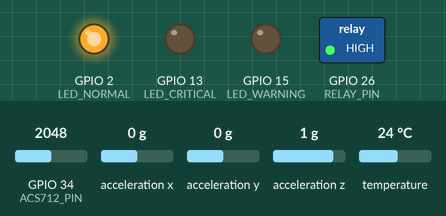
Simulated run of this sketch. Board: ESP32. Parts: switched loads named in the sketch (green lamp = pin HIGH), output pins drawn as LEDs (lit = HIGH). Wiring (inferred from the names in the program): MPU-6050 motion sensor at I2C address 0x68. Dashed ring = blinking. The inputs (shaded band) are chosen by the test bench; at power-on: temperature 24 °C, GPIO 34 (ACS712_PIN) = 2048, acceleration x 0 g, acceleration y 0 g, acceleration z 1 g. WiFi joins after 1.5 s; servers stay silent unless stated; uploads are accepted with an empty reply; storage starts empty; what the sketch prints to the serial monitor is not drawn.

Above: at 0.9 s.
4.0 s: temperature set to 36.1 °C
11.1 s: temperature set to 36.5 °C
12.6 s: GPIO 34 (ACS712_PIN) set to 216
At 12.9 s:
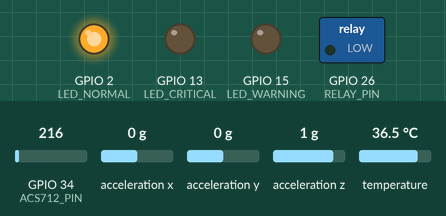
At 13.4 s:
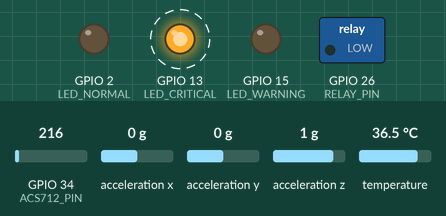
Timing chart, 0 to 22.1 s (numbered marks = the images above; inputs shaded):
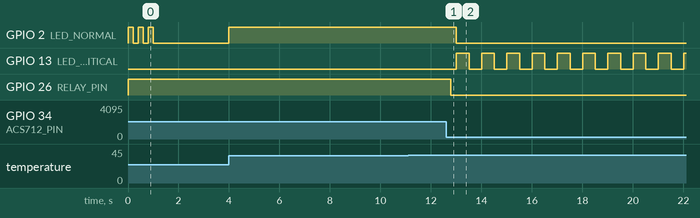

Measured:
- after the input at 4.0 s, every drawn part: stays the same
- after the input at 11.1 s, every drawn part: stays the same
- after the input at 12.6 s, GPIO 2 (LED_NORMAL): HIGH → LOW after 0.41 s; GPIO 13 (LED_CRITICAL): alternates HIGH for 0.50 s and LOW for 0.50 s, starting after 0.41 s; GPIO 26 (RELAY_PIN): HIGH → LOW after 0.19 s

The sketch:

predictai_firmware.ino
```cpp
/*
 * PredictAI — ESP32 / NodeMCU Firmware
 * ======================================
 * Reads Temperature (DS18B20), Vibration (MPU6050), Current (ACS712)
 * Runs local RUL threshold check (offline-safe)
 * Posts data to PredictAI backend via WiFi
 * Controls relay for auto-shutdown
 * Stores to SD card when offline
 *
 * Board:    ESP32 (38-pin DevKit)
 * IDE:      Arduino IDE 2.x
 * Required Libraries:
 *   - OneWire           (Paul Stoffregen)
 *   - DallasTemperature (Miles Burton)
 *   - MPU6050           (Electronic Cats)
 *   - ArduinoJson       (Benoit Blanchon) v6+
 *   - WiFi              (built-in ESP32)
 *   - HTTPClient        (built-in ESP32)
 *   - SD                (built-in ESP32)
 */

#include <Arduino.h>
#include <WiFi.h>
#include <HTTPClient.h>
#include <ArduinoJson.h>
#include <OneWire.h>
#include <DallasTemperature.h>
#include <Wire.h>
#include "SD.h"
#include "SPI.h"
#include <math.h>

// ─────────────────────────────────────────────────────
//  PIN DEFINITIONS
// ─────────────────────────────────────────────────────
#define ONE_WIRE_BUS    4       // DS18B20 data pin
#define ACS712_PIN      34      // ACS712 analog (ADC1 only!)
#define RELAY_PIN       26      // Relay control
#define SD_CS_PIN       5       // SD card chip select
#define LED_NORMAL      2       // Green LED (onboard)
#define LED_WARNING     15      // Orange LED
#define LED_CRITICAL    13      // Red LED

// MPU6050 uses I2C: SDA=21, SCL=22 (ESP32 default)

// ─────────────────────────────────────────────────────
//  CONFIGURATION — EDIT THESE
// ─────────────────────────────────────────────────────
const char* WIFI_SSID     = "YOUR_WIFI_SSID";
const char* WIFI_PASSWORD = "YOUR_WIFI_PASSWORD";
const char* API_URL       = "http://YOUR_SERVER_IP:8000";
const char* AUTH_TOKEN    = "YOUR_JWT_TOKEN";
const char* MACHINE_ID    = "M01";
const char* MACHINE_TYPE  = "INDUCTION_MOTOR";

// Thresholds (fallback if API unreachable)
const float RUL_WARNING_THRESHOLD  = 40.0;
const float RUL_CRITICAL_THRESHOLD = 20.0;
const float TEMP_MAX   = 85.0;   // °C
const float VIB_MAX    = 3.0;    // g RMS
const float CURR_MAX   = 10.0;   // A

const int   SAMPLE_RATE_MS  = 3000;   // 3 second intervals
const int   WINDOW_SIZE     = 30;     // matches training
const int   RETRY_INTERVAL  = 60000; // 60s offline retry

// ─────────────────────────────────────────────────────
//  SENSOR OBJECTS
// ─────────────────────────────────────────────────────
OneWire            oneWire(ONE_WIRE_BUS);
DallasTemperature  tempSensor(&oneWire);

// MPU6050 registers (manual I2C, no lib dependency)
#define MPU6050_ADDR     0x68
#define MPU6050_PWR_MGMT 0x6B
#define MPU6050_ACCEL_X  0x3B

// ACS712 config (ACS712-05B: 185mV/A, ACS712-20A: 100mV/A)
#define ACS712_SENSITIVITY  0.185  // V/A for 5A model
#define ACS712_VREF         2.5    // V midpoint
#define ACS712_ADC_MAX      4095
#define ACS712_VCC          3.3

// ─────────────────────────────────────────────────────
//  STATE
// ─────────────────────────────────────────────────────
struct SensorReading {
  float temperature;
  float vibration_rms;
  float current;
  unsigned long timestamp;
};

struct RULResult {
  float  rul;
  String status;     // "normal" | "warning" | "critical"
  float  degradation_index;
  bool   relay_off;
};

SensorReading history[WINDOW_SIZE];
int           historyIdx   = 0;
bool          historyFull  = false;
bool          relayTripped = false;
unsigned long lastPost     = 0;
unsigned long lastWiFiTry  = 0;
bool          wifiConnected = false;
float         lastRUL      = 100.0;

// Offline queue (SD card)
bool sdAvailable = false;

// ─────────────────────────────────────────────────────
//  SETUP
// ─────────────────────────────────────────────────────
void setup() {
  Serial.begin(115200);
  Serial.println("\n[PredictAI] ESP32 Firmware v1.0");
  Serial.println("[PredictAI] Booting...");

  // GPIO
  pinMode(RELAY_PIN,    OUTPUT);
  pinMode(LED_NORMAL,   OUTPUT);
  pinMode(LED_WARNING,  OUTPUT);
  pinMode(LED_CRITICAL, OUTPUT);
  digitalWrite(RELAY_PIN, HIGH);  // Relay NC = machine ON when HIGH

  // Boot blink
  for (int i = 0; i < 3; i++) {
    digitalWrite(LED_NORMAL, HIGH); delay(200);
    digitalWrite(LED_NORMAL, LOW);  delay(200);
  }

  // Sensors
  tempSensor.begin();
  Serial.printf("[OK] DS18B20: %d sensor(s) found\n", tempSensor.getDeviceCount());

  mpu6050_init();
  Serial.println("[OK] MPU6050 initialized");

  // SD card
  sdAvailable = SD.begin(SD_CS_PIN);
  Serial.printf("[%s] SD Card\n", sdAvailable ? "OK" : "!!") ;

  // WiFi
  connectWiFi();

  Serial.println("[PredictAI] Ready. Starting sensor loop...\n");
}

// ─────────────────────────────────────────────────────
//  MAIN LOOP
// ─────────────────────────────────────────────────────
void loop() {
  if (relayTripped) {
    // Machine is shutdown — blink critical LED, wait for restart
    digitalWrite(LED_CRITICAL, HIGH); delay(500);
    digitalWrite(LED_CRITICAL, LOW);  delay(500);
    return;
  }

  unsigned long now = millis();
  if (now - lastPost < SAMPLE_RATE_MS) return;
  lastPost = now;

  // 1. Read sensors
  SensorReading reading = readSensors();
  printReading(reading);

  // 2. Store in history window
  history[historyIdx] = reading;
  historyIdx = (historyIdx + 1) % WINDOW_SIZE;
  if (historyIdx == 0) historyFull = true;

  // 3. Local RUL estimation (offline-safe)
  RULResult local = localRULEstimate(reading);
  Serial.printf("[LSTM] Local RUL: %.1f%% | Status: %s\n",
                local.rul, local.status.c_str());

  // 4. Update relay based on local estimate
  handleSafety(local);

  // 5. Post to API (if WiFi available)
  if (wifiConnected) {
    postToAPI(reading, local);
  } else {
    saveToSD(reading, local);
    // Try reconnect every 60s
    if (now - lastWiFiTry > RETRY_INTERVAL) {
      connectWiFi();
      lastWiFiTry = now;
    }
  }

  // 6. Update LEDs
  updateLEDs(local.status);
}

// ─────────────────────────────────────────────────────
//  SENSOR READING
// ─────────────────────────────────────────────────────
SensorReading readSensors() {
  SensorReading r;
  r.timestamp = millis();

  // ── Temperature ──
  tempSensor.requestTemperatures();
  float rawTemp = tempSensor.getTempCByIndex(0);
  r.temperature = (rawTemp == DEVICE_DISCONNECTED_C) ? 0.0 : rawTemp;

  // ── Vibration (MPU6050 RMS) ──
  float ax, ay, az;
  mpu6050_readAccel(ax, ay, az);
  r.vibration_rms = sqrt(ax*ax + ay*ay + az*az);  // g RMS magnitude

  // ── Current (ACS712 - 50 samples average) ──
  float currentSum = 0;
  for (int s = 0; s < 50; s++) {
    int raw = analogRead(ACS712_PIN);
    float voltage = (raw / (float)ACS712_ADC_MAX) * ACS712_VCC;
    currentSum += abs((voltage - ACS712_VREF) / ACS712_SENSITIVITY);
    delayMicroseconds(100);
  }
  r.current = currentSum / 50.0;

  return r;
}

// ─────────────────────────────────────────────────────
//  LOCAL LSTM RUL ESTIMATION (offline-safe)
//  Simplified version of the Python LSTM model
//  Uses degradation formula: DI = α×ΔT + β×ΔRMS + γ×ΔI
// ─────────────────────────────────────────────────────
RULResult localRULEstimate(SensorReading& r) {
  // Window averages
  float avgTemp = 0, avgVib = 0, avgCurr = 0;
  int   count   = historyFull ? WINDOW_SIZE : historyIdx;
  if (count == 0) count = 1;

  for (int i = 0; i < count; i++) {
    avgTemp += history[i].temperature;
    avgVib  += history[i].vibration_rms;
    avgCurr += history[i].current;
  }
  avgTemp /= count; avgVib /= count; avgCurr /= count;

  // Variance
  float varT=0, varV=0, varI=0;
  for (int i = 0; i < count; i++) {
    varT += sq(history[i].temperature   - avgTemp);
    varV += sq(history[i].vibration_rms - avgVib);
    varI += sq(history[i].current       - avgCurr);
  }
  varT /= count; varV /= count; varI /= count;

  // Degradation index (matches Python model formula)
  float alpha=0.4, beta=0.35, gamma=0.25;
  float dT = constrain((avgTemp - 40.0) / 70.0, 0, 1);
  float dV = constrain(avgVib / 8.0,             0, 1);
  float dI = constrain((avgCurr - 2.0) / 10.0,  0, 1);
  float DI = alpha*dT + beta*dV + gamma*dI + 0.02*(varT+varV+varI);
  DI = constrain(DI, 0.0, 1.0);

  // RUL estimate
  float rul = 100.0 * (1.0 - sq(DI));
  rul = constrain(rul, 0.0, 100.0);

  // Smooth
  rul = 0.7 * rul + 0.3 * lastRUL;
  lastRUL = rul;

  RULResult res;
  res.rul = rul;
  res.degradation_index = DI;
  res.relay_off = false;

  if (rul < RUL_CRITICAL_THRESHOLD || r.temperature > TEMP_MAX ||
      r.vibration_rms > VIB_MAX    || r.current > CURR_MAX) {
    res.status    = "critical";
    res.relay_off = true;
  } else if (rul < RUL_WARNING_THRESHOLD) {
    res.status = "warning";
  } else {
    res.status = "normal";
  }

  return res;
}

// ─────────────────────────────────────────────────────
//  SAFETY — RELAY CONTROL
// ─────────────────────────────────────────────────────
void handleSafety(RULResult& res) {
  if (res.relay_off && !relayTripped) {
    // SHUTDOWN
    digitalWrite(RELAY_PIN, LOW);  // Cut power to machine
    relayTripped = true;
    Serial.println("\n!!!!!!!!!!!!!!!!!!!!!!!!!!!!!!!!!!!!!!!");
    Serial.println("!! AUTO-SHUTDOWN TRIGGERED             !!");
    Serial.printf ("!! RUL: %.1f%% — RELAY OFF              !!\n", res.rul);
    Serial.println("!! Engineer restart approval required  !!");
    Serial.println("!!!!!!!!!!!!!!!!!!!!!!!!!!!!!!!!!!!!!!!\n");
  }
}

// ─────────────────────────────────────────────────────
//  API POST
// ─────────────────────────────────────────────────────
void postToAPI(SensorReading& r, RULResult& local) {
  HTTPClient http;
  String url = String(API_URL) + "/sensor/data";
  http.begin(url);
  http.addHeader("Content-Type",  "application/json");
  http.addHeader("Authorization", String("Bearer ") + AUTH_TOKEN);
  http.setTimeout(5000);

  StaticJsonDocument<256> doc;
  doc["machine_id"]  = MACHINE_ID;
  doc["temperature"] = r.temperature;
  doc["vibration"]   = r.vibration_rms;
  doc["current"]     = r.current;
  doc["rpm"]         = 1450;  // add RPM sensor if available

  String payload;
  serializeJson(doc, payload);

  int code = http.POST(payload);

  if (code == 200) {
    String resp = http.getString();
    StaticJsonDocument<256> respDoc;
    deserializeJson(respDoc, resp);

    float  apiRUL    = respDoc["rul"]    | local.rul;
    String apiStatus = respDoc["machine_status"] | local.status;
    bool   shutdown  = respDoc["relay_off"] | false;

    Serial.printf("[API ] RUL: %.1f%% | Status: %s\n", apiRUL, apiStatus.c_str());

    if (shutdown && !relayTripped) {
      RULResult fake; fake.relay_off = true; fake.rul = apiRUL;
      handleSafety(fake);
    }
  } else {
    Serial.printf("[WARN] API error %d — using local estimate\n", code);
    wifiConnected = false;
  }
  http.end();
}

// ─────────────────────────────────────────────────────
//  SD CARD OFFLINE LOGGING
// ─────────────────────────────────────────────────────
void saveToSD(SensorReading& r, RULResult& res) {
  if (!sdAvailable) return;
  File f = SD.open("/data_log.csv", FILE_APPEND);
  if (!f) return;
  f.printf("%lu,%.2f,%.3f,%.2f,%.1f,%s\n",
           r.timestamp, r.temperature, r.vibration_rms,
           r.current,   res.rul, res.status.c_str());
  f.close();
  Serial.println("[SD  ] Reading saved offline");
}

// ─────────────────────────────────────────────────────
//  WIFI
// ─────────────────────────────────────────────────────
void connectWiFi() {
  Serial.printf("[WiFi] Connecting to %s", WIFI_SSID);
  WiFi.begin(WIFI_SSID, WIFI_PASSWORD);
  int tries = 0;
  while (WiFi.status() != WL_CONNECTED && tries < 20) {
    delay(500); Serial.print(".");
    tries++;
  }
  if (WiFi.status() == WL_CONNECTED) {
    wifiConnected = true;
    Serial.printf("\n[WiFi] Connected! IP: %s\n", WiFi.localIP().toString().c_str());
  } else {
    wifiConnected = false;
    Serial.println("\n[WiFi] Failed — OFFLINE MODE");
  }
}

// ─────────────────────────────────────────────────────
//  LED STATUS
// ─────────────────────────────────────────────────────
void updateLEDs(String status) {
  digitalWrite(LED_NORMAL,   status == "normal"   ? HIGH : LOW);
  digitalWrite(LED_WARNING,  status == "warning"  ? HIGH : LOW);
  digitalWrite(LED_CRITICAL, status == "critical" ? HIGH : LOW);
}

// ─────────────────────────────────────────────────────
//  MPU6050 I2C (manual, no lib)
// ─────────────────────────────────────────────────────
void mpu6050_init() {
  Wire.begin(21, 22);  // SDA, SCL
  Wire.beginTransmission(MPU6050_ADDR);
  Wire.write(MPU6050_PWR_MGMT);
  Wire.write(0x00);  // Wake up
  Wire.endTransmission();
}

void mpu6050_readAccel(float &ax, float &ay, float &az) {
  Wire.beginTransmission(MPU6050_ADDR);
  Wire.write(MPU6050_ACCEL_X);
  Wire.endTransmission(false);
  Wire.requestFrom(MPU6050_ADDR, 6, true);
  int16_t rawX = (Wire.read() << 8) | Wire.read();
  int16_t rawY = (Wire.read() << 8) | Wire.read();
  int16_t rawZ = (Wire.read() << 8) | Wire.read();
  float scale = 16384.0;  // ±2g range
  ax = rawX / scale;
  ay = rawY / scale;
  az = rawZ / scale;
}

// ─────────────────────────────────────────────────────
//  DEBUG PRINT
// ─────────────────────────────────────────────────────
void printReading(SensorReading& r) {
  Serial.println("─────────────────────────────────");
  Serial.printf("[SENS] Temp: %.1f°C | Vib: %.3fg | Curr: %.2fA\n",
                r.temperature, r.vibration_rms, r.current);
}
```
